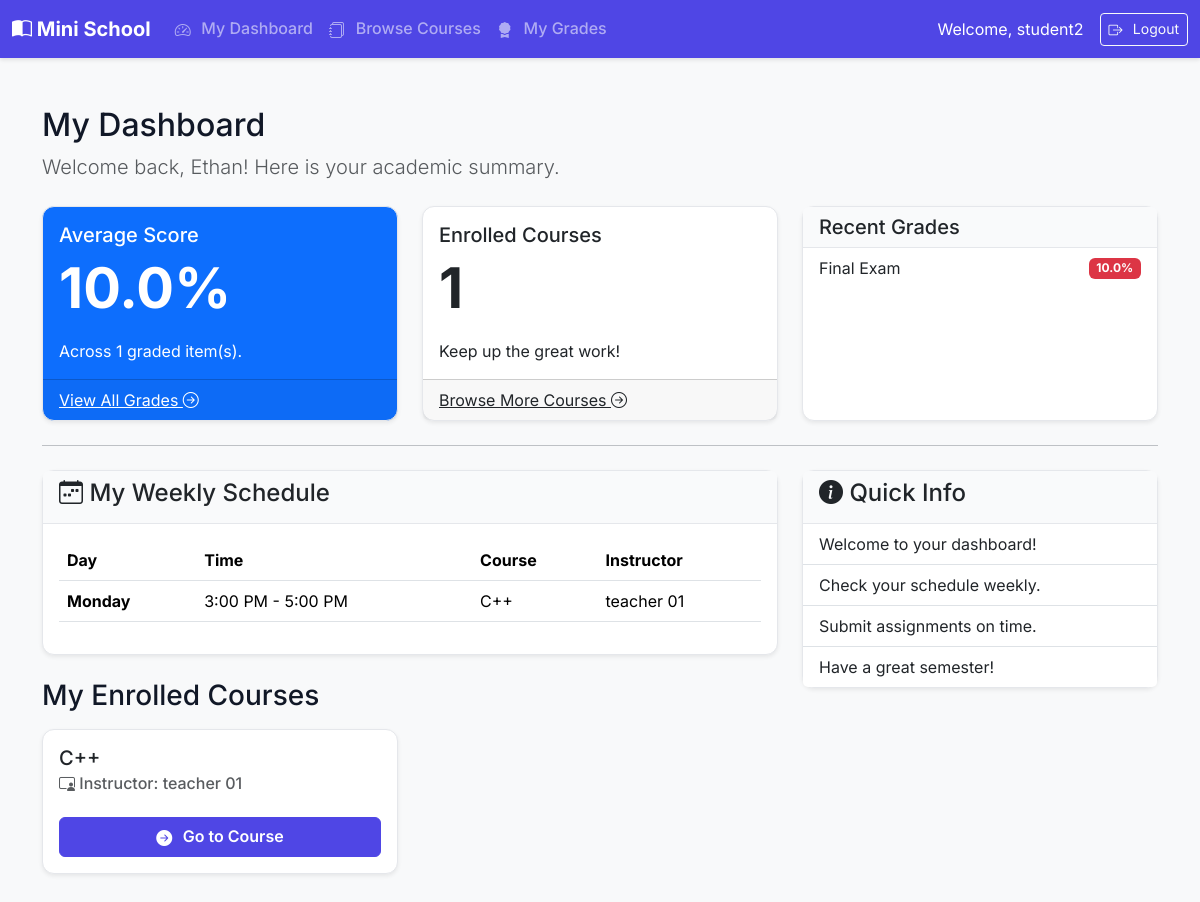
Page /student/dashboard/ (signed in) on the committed database.
### core/models.py (models this page shows, shortened)
class User(AbstractUser):
    class Role(models.TextChoices):
        EMPLOYEE = "EMPLOYEE", "Employee"
        INSTRUCTOR = "INSTRUCTOR", "Instructor"
        STUDENT = "STUDENT", "Student"
    role = models.CharField(max_length=50, choices=Role.choices)
    student_id = models.CharField(
        max_length=20,
        unique=True,
        blank=True,
        null=True,
        help_text="Required only for students."
    )
    date_of_birth = models.DateField(
        blank=True,
        null=True
    )

class Submission(models.Model):
    assignment = models.ForeignKey(Assignment, on_delete=models.CASCADE, related_name='submissions')
    student = models.ForeignKey(User, on_delete=models.CASCADE, limit_choices_to={'role': User.Role.STUDENT})
    submitted_file = models.FileField(upload_to='submissions/')
    submitted_at = models.DateTimeField(auto_now_add=True)
    grade = models.FloatField(null=True, blank=True, help_text="Grade in percentage, e.g., 85.5")
    feedback = models.TextField(blank=True, null=True)

class Assignment(models.Model):
    course = models.ForeignKey(Course, on_delete=models.CASCADE, related_name='assignments')
    title = models.CharField(max_length=200)
    description = models.TextField()
    due_date = models.DateTimeField()

class Schedule(models.Model):
    class DayOfWeek(models.TextChoices):
        MONDAY = "MON", "Monday"
        TUESDAY = "TUE", "Tuesday"
        WEDNESDAY = "WED", "Wednesday"
        THURSDAY = "THU", "Thursday"
        FRIDAY = "FRI", "Friday"
        SATURDAY = "SAT", "Saturday"
        SUNDAY = "SUN", "Sunday"
    course = models.ForeignKey(Course, on_delete=models.CASCADE, related_name='schedules')
    day_of_week = models.CharField(max_length=3, choices=DayOfWeek.choices)
    start_time = models.TimeField()
    end_time = models.TimeField()
    class Meta:
        unique_together = ('course', 'day_of_week', 'start_time')
        ordering = ['course', 'day_of_week']

class Course(models.Model):
    title = models.CharField(max_length=200)
    description = models.TextField()
    category = models.ForeignKey(Category, on_delete=models.PROTECT, related_name='courses')
    instructor = models.ForeignKey(
        User,
        on_delete=models.SET_NULL,
        null=True,
        blank=True,
        limit_choices_to={'role': User.Role.INSTRUCTOR}
    )
    created_at = models.DateTimeField(auto_now_add=True)

class Enrollment(models.Model):
    student = models.ForeignKey(User, on_delete=models.CASCADE, limit_choices_to={'role': User.Role.STUDENT})
    course = models.ForeignKey(Course, on_delete=models.CASCADE)
    enrolled_on = models.DateTimeField(auto_now_add=True)
    class Meta:
        unique_together = ('student', 'course')

### core/views.py (the view)
# urls.py: path('student/dashboard/', views.student_dashboard, name='student_dashboard'),
@student_required
def student_dashboard(request):
    enrollments = Enrollment.objects.filter(student=request.user).select_related('course', 'course__instructor')
    graded_submissions = Submission.objects.filter(student=request.user, grade__isnull=False)
    grade_stats = graded_submissions.aggregate(average_grade=Avg('grade'), graded_count=Count('id'))
    recent_grades = graded_submissions.order_by('-assignment__due_date')[:3]
    enrolled_course_ids = enrollments.values_list('course_id', flat=True)
    day_order = {'MON': 1, 'TUE': 2, 'WED': 3, 'THU': 4, 'FRI': 5, 'SAT': 6, 'SUN': 7}
    student_schedules = Schedule.objects.filter(
        course_id__in=enrolled_course_ids
    ).select_related('course').order_by('start_time')
    sorted_schedules = sorted(student_schedules, key=lambda s: day_order.get(s.day_of_week, 8))
    context = {
        'enrollments': enrollments,
        'average_grade': grade_stats.get('average_grade'),
        'graded_count': grade_stats.get('graded_count'),
        'recent_grades': recent_grades,
        'schedules': sorted_schedules,
    }
    return render(request, 'student/dashboard.html', context)

### templates/student/dashboard.html (shortened to what this page needs)
{% extends 'base.html' %}
{% block content %}
<div class="mb-4">
    <h1 class="h2">My Dashboard</h1>
    <p class="lead text-muted">Welcome back, {{ user.first_name|default:user.username }}! Here is your academic summary.</p>
</div>
<div class="row g-4 mb-4">
    <div class="col-md-6 col-xl-4">
        <div class="card bg-primary text-white shadow-sm h-100">
            <div class="card-body">
                <h5 class="card-title">Average Score</h5>
                {% if average_grade is not None %}
                    <p class="display-4 fw-bold">{{ average_grade|floatformat:1 }}%</p>
                {% else %}
                    <p class="h4">No grades yet</p>
                {% endif %}
                <p class="card-text">Across {{ graded_count }} graded item(s).</p>
            </div>
            <a href="{% url 'student_my_grades' %}" class="card-footer text-white stretched-link">
                View All Grades <i class="bi bi-arrow-right-circle"></i>
            </a>
        </div>
    </div>
    <div class="col-md-6 col-xl-4">
        <div class="card shadow-sm h-100">
            <div class="card-body">
                <h5 class="card-title">Enrolled Courses</h5>
                <p class="display-4 fw-bold">{{ enrollments.count }}</p>
                <p class="card-text">Keep up the great work!</p>
            </div>
            <a href="{% url 'student_course_list' %}" class="card-footer stretched-link">
                Browse More Courses <i class="bi bi-arrow-right-circle"></i>
            </a>
        </div>
    </div>
    <div class="col-xl-4">
        <div class="card shadow-sm h-100">
            <div class="card-header"><h5 class="mb-0">Recent Grades</h5></div>
            <ul class="list-group list-group-flush">
                {% for sub in recent_grades %}
                    <li class="list-group-item d-flex justify-content-between align-items-center">
                        {{ sub.assignment.title|truncatechars:25 }}
                        <span class="badge {% if sub.grade >= 85 %}bg-success{% elif sub.grade >= 70 %}bg-primary{% elif sub.grade >= 50 %}bg-warning text-dark{% else %}bg-danger{% endif %}">{{ sub.grade }}%</span>
                    </li>
                {% empty %}
                    <li class="list-group-item text-muted">No recent grades to show.</li>
                {% endfor %}
            </ul>
        </div>
    </div>
</div>
<hr class="my-4">
<div class="row g-4">
    <div class="col-lg-8">
        <div class="card shadow-sm mb-4">
            <div class="card-header">
                <h4><i class="bi bi-calendar-week"></i> My Weekly Schedule</h4>
            </div>
            <div class="card-body">
                <div class="table-responsive">
                    <table class="table">
                        <thead><tr><th>Day</th><th>Time</th><th>Course</th><th>Instructor</th></tr></thead>
                        <tbody>
                            {% for schedule in schedules %}
                            <tr>
                                <td><strong>{{ schedule.get_day_of_week_display }}</strong></td>
                                <td>{{ schedule.start_time|time:"g:i A" }} - {{ schedule.end_time|time:"g:i A" }}</td>
                                <td>{{ schedule.course.title }}</td>
                                <td>{{ schedule.course.instructor.get_full_name|default:"N/A" }}</td>
                            </tr>
                            {% empty %}
                            <tr><td colspan="4" class="text-center text-muted p-4">You have no scheduled classes.</td></tr>
                            {% endfor %}
                        </tbody>
                    </table>
                </div>
            </div>
        </div>
        <h3 class="mb-3">My Enrolled Courses</h3>
        <div class="row">
            {% for enrollment in enrollments %}
            <div class="col-md-6 mb-4">
                <div class="card shadow-sm h-100">
                    <div class="card-body d-flex flex-column">
                        <h5 class="card-title">{{ enrollment.course.title }}</h5>
                        <h6 class="card-subtitle mb-2 text-muted"><i class="bi bi-person-video3"></i> Instructor: {{ enrollment.course.instructor.get_full_name|default:"TBD" }}</h6>
                        <div class="mt-auto pt-3">
                            <a href="{% url 'student_course_detail' enrollment.course.id %}" class="btn btn-primary w-100"><i class="bi bi-arrow-right-circle-fill"></i> Go to Course</a>
                        </div>
                    </div>
                </div>
            </div>
            {% endfor %}
        </div>
    </div>
    <div class="col-lg-4">
        <div class="card shadow-sm">
            <div class="card-header">
                <h4><i class="bi bi-info-circle-fill"></i> Quick Info</h4>
            </div>
            <ul class="list-group list-group-flush">
                <li class="list-group-item">Welcome to your dashboard!</li>
                <li class="list-group-item">Check your schedule weekly.</li>
                <li class="list-group-item">Submit assignments on time.</li>
                <li class="list-group-item">Have a great semester!</li>
            </ul>
        </div>
    </div>
</div>
{% endblock %}

### templates/base.html (shortened to what this page needs)
{% load static %}
<!doctype html>
<html lang="en">
<head>
    <link href="https://cdn.jsdelivr.net/npm/bootstrap@5.3.2/dist/css/bootstrap.min.css" rel="stylesheet">
    <link rel="stylesheet" href="{% static 'css/custom.css' %}">
</head>
<body>
<nav class="navbar navbar-expand-lg navbar-dark bg-dark">
    <div class="container-fluid">
        <a class="navbar-brand" href="{% if user.is_authenticated %}{% url 'dashboard' %}{% else %}{% url 'login' %}{% endif %}">
            <i class="bi bi-book-half"></i> Mini School
        </a>
        <div class="collapse navbar-collapse" id="navbarNav">
            <ul class="navbar-nav me-auto mb-2 mb-lg-0">
                {% if user.is_authenticated %}
                    {% if user.role == 'EMPLOYEE' %}
                        <li class="nav-item dropdown">
                            <a class="nav-link dropdown-toggle" href="#" role="button" data-bs-toggle="dropdown" aria-expanded="false">
                                <i class="bi bi-people-fill"></i> Manage Users
                            </a>
                            <ul class="dropdown-menu">
                                <li><a class="dropdown-item" href="{% url 'user_list' 'STUDENT' %}"><i class="bi bi-person"></i> Students</a></li>
                                <li><a class="dropdown-item" href="{% url 'user_list' 'INSTRUCTOR' %}"><i class="bi bi-person-video3"></i> Instructors</a></li>
                            </ul>
                        </li>
                        <li class="nav-item dropdown">
                            <a class="nav-link dropdown-toggle" href="#" role="button" data-bs-toggle="dropdown" aria-expanded="false">
                                <i class="bi bi-gear-fill"></i> System
                            </a>
                            <ul class="dropdown-menu">
                                <li><a class="dropdown-item" href="{% url 'course_list_create' %}"><i class="bi bi-journal-bookmark-fill"></i> Manage Courses</a></li>
                                <li><a class="dropdown-item" href="{% url 'category_list_create' %}"><i class="bi bi-tags-fill"></i> Manage Categories</a></li>
                                <li><a class="dropdown-item" href="{% url 'manage_enrollments' %}"><i class="bi bi-person-check-fill"></i> Manage Enrollments</a></li>
                                <li><a class="dropdown-item" href="{% url 'manage_schedules' %}"><i class="bi bi-calendar-week"></i> Manage Schedules</a></li>
                                <li><hr class="dropdown-divider"></li>
                                <li><a class="dropdown-item" href="{% url 'view_reviews' %}"><i class="bi bi-star-half"></i> View Reviews</a></li>
                            </ul>
                        </li>
                    {% elif user.role == 'STUDENT' %}
                        <li class="nav-item"><a class="nav-link" href="{% url 'student_dashboard' %}"><i class="bi bi-speedometer2"></i> My Dashboard</a></li>
                        <li class="nav-item"><a class="nav-link" href="{% url 'student_course_list' %}"><i class="bi bi-journals"></i> Browse Courses</a></li>
                        <li class="nav-item"><a class="nav-link" href="{% url 'student_my_grades' %}"><i class="bi bi-award-fill"></i> My Grades</a></li>
                    {% endif %}
                {% endif %}
            </ul>
            <div class="d-flex align-items-center">
                {% if user.is_authenticated %}
                    <span class="navbar-text text-white me-3">
                        Welcome, {{ user.username }}
                    </span>
                    <form method="post" action="{% url 'logout' %}">
                        <button type="submit" class="btn btn-outline-light btn-sm"><i class="bi bi-box-arrow-right"></i> Logout</button>
                    </form>
                {% else %}
                     <a href="{% url 'login' %}" class="btn btn-outline-light"><i class="bi bi-box-arrow-in-right"></i> Login</a>
                {% endif %}
            </div>
        </div>
    </div>
</nav>
<main class="container my-5">
    {% block content %}
    {% endblock %}
</main>
</body>
</html>

### static/css/custom.css (style rules this page uses)
:root { --primary-color: #4f46e5; --secondary-color: #6b7280; --background-color: #f8f9fa; --surface-color: #ffffff; --text-color: #111827; --border-color: #e5e7eb; }
body { font-family: 'Inter', sans-serif; background-color: var(--background-color); color: var(--text-color); }
.navbar.bg-dark { background-color: var(--primary-color) !important; box-shadow: 0 2px 4px rgba(0,0,0,0.1); }
.navbar-brand { font-weight: 700; font-size: 1.25rem; }
.nav-link { font-weight: 500; }
.btn-primary { background-color: var(--primary-color); border-color: var(--primary-color); font-weight: 600; }
.card { border: 1px solid var(--border-color); border-radius: 0.75rem; background-color: var(--surface-color); }
.card-header { background-color: #f9fafb; border-bottom: 1px solid var(--border-color); font-weight: 600; }
.btn i, .nav-link i, .dropdown-item i { margin-right: 0.4rem; vertical-align: -2px; }

### rows in the picture
User: username "student2", first_name "Ethan"
Submission: assignment "Final Exam", grade "10.0"
Schedule: day_of_week "Monday", start_time "3:00 PM", end_time "5:00 PM", course "C++", course.instructor.get_full_name "teacher 01"
Enrollment: course "C++", course.instructor.get_full_name "teacher 01"

### other values in the picture
{{ average_grade|floatformat:1 }} "10.0"
{{ graded_count }} "1"
{{ enrollments.count }} "1"
